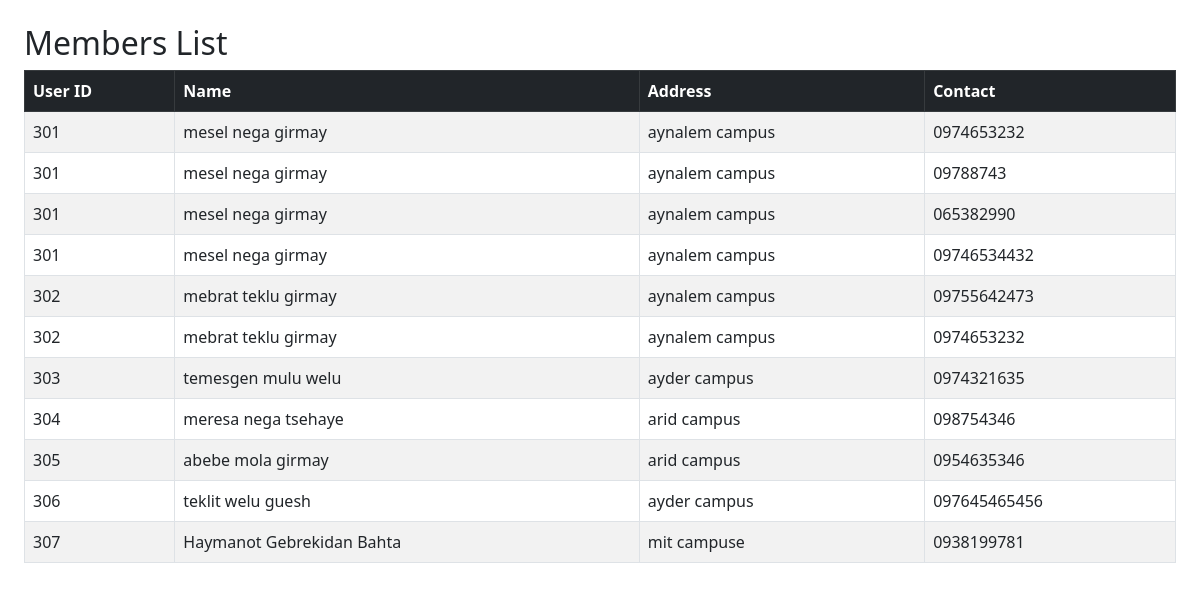
The page /members/edit_member.php (signed in) on the database its author committed.
### tables this page shows
CREATE TABLE `membercontact` (
  `user_id` varchar(30) NOT NULL,
  `contact_no` varchar(30) DEFAULT NULL
);

CREATE TABLE `members` (
  `user_id` varchar(30) NOT NULL,
  `m_fname` varchar(50) DEFAULT NULL,
  `m_mname` varchar(50) DEFAULT NULL,
  `m_lname` varchar(50) DEFAULT NULL,
  `m_address` varchar(50) DEFAULT NULL,
  `password` varchar(255) DEFAULT NULL
);

### members/edit_member.php (the view, shortened to what this page needs)
<?php
include '../db.php';
$result = mysqli_query($conn, "SELECT m.user_id, m.m_fname, m.m_mname, m.m_lname, m.m_address, mc.contact_no
FROM members m LEFT JOIN membercontact mc ON m.user_id = mc.user_id");
?>
<!DOCTYPE html>
<html>
<head>
    <link href="https://cdn.jsdelivr.net/npm/bootstrap@5.3.0/dist/css/bootstrap.min.css" rel="stylesheet">
</head>
<body class="p-4">
    <h2>Members List</h2>
    <table class="table table-bordered table-striped">
        <thead class="table-dark">
            <tr>
                <th>User ID</th>
                <th>Name</th>
                <th>Address</th>
                <th>Contact</th>
            </tr>
        </thead>
        <tbody>
            <?php while ($row = mysqli_fetch_assoc($result)): ?>
            <tr>
                <td><?= $row['user_id'] ?></td>
                <td><?= $row['m_fname'].' '.$row['m_mname'].' '.$row['m_lname'] ?></td>
                <td><?= $row['m_address'] ?></td>
                <td><?= $row['contact_no'] ?></td>
            </tr>
            <?php endwhile; ?>
        </tbody>
    </table>
</body>
</html>

### rows shown on the page
membercontact: user.user_id "301", user.m_fname "mesel", user.m_mname "nega", user.m_lname "girmay", user.m_address "aynalem campus", contact_no "0974653232"
membercontact: user.user_id "301", user.m_fname "mesel", user.m_mname "nega", user.m_lname "girmay", user.m_address "aynalem campus", contact_no "09788743"
membercontact: user.user_id "301", user.m_fname "mesel", user.m_mname "nega", user.m_lname "girmay", user.m_address "aynalem campus", contact_no "065382990"
membercontact: user.user_id "301", user.m_fname "mesel", user.m_mname "nega", user.m_lname "girmay", user.m_address "aynalem campus", contact_no "09746534432"
membercontact: user.user_id "302", user.m_fname "mebrat", user.m_mname "teklu", user.m_lname "girmay", user.m_address "aynalem campus", contact_no "09755642473"
membercontact: user.user_id "302", user.m_fname "mebrat", user.m_mname "teklu", user.m_lname "girmay", user.m_address "aynalem campus", contact_no "0974653232"
membercontact: user.user_id "303", user.m_fname "temesgen", user.m_mname "mulu", user.m_lname "welu", user.m_address "ayder campus", contact_no "0974321635"
membercontact: user.user_id "304", user.m_fname "meresa", user.m_mname "nega", user.m_lname "tsehaye", user.m_address "arid campus", contact_no "098754346"
membercontact: user.user_id "305", user.m_fname "abebe", user.m_mname "mola", user.m_lname "girmay", user.m_address "arid campus", contact_no "0954635346"
membercontact: user.user_id "306", user.m_fname "teklit", user.m_mname "welu", user.m_lname "guesh", user.m_address "ayder campus", contact_no "097645465456"
membercontact: user.user_id "307", user.m_fname "Haymanot", user.m_mname "Gebrekidan", user.m_lname "Bahta", user.m_address "mit campuse", contact_no "0938199781"
